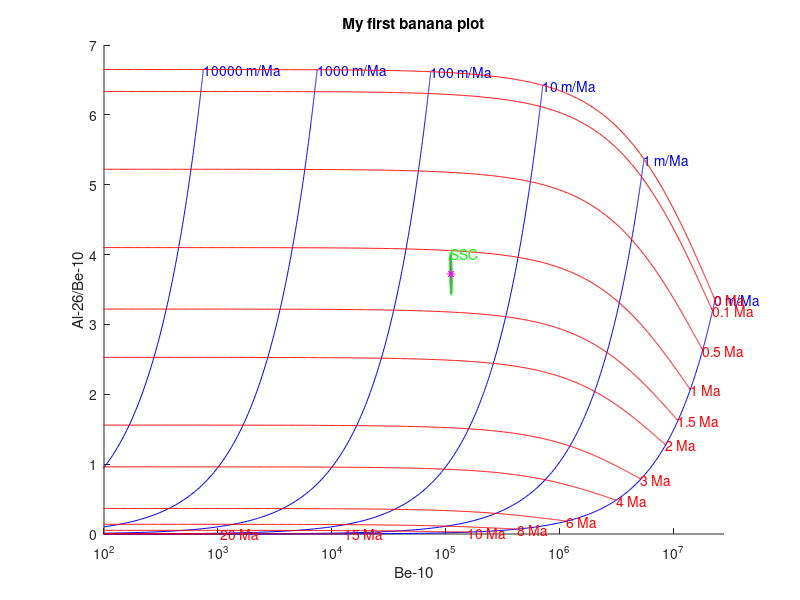

Reproduce this figure in MATLAB.
%% BANANA
% Self-contained script to plot the concentrations of 2 cosmonuclides in a banana-plot
% It also calculates the erosion rates and burial ages corresponding to the sample concentrations
% Angel Rodes, SUERC, 2022

%% Clear everything
clear % remove variables stored in memory
clc % clear the command window
close all hidden % remove previous plots

%%%%%%%%%%%%%%%%%%%%%%%%%%%%%%%%%%%%%%%%%%%%%%%%%%%%%%%%%%%%%%%%%%%%%%%%%%%%

%% Input data
% We need the folllgoing inputs: concentrations, decay constants, attenuation lengths, and basin production rates (for spallation and muons)

% As an example, we will use the sample from Shanshu Cave (SSC) from Liu et al. (2022) [https://doi.org/10.1016/j.quageo.2021.101237]
% The CRONUS input corresponding to this sample is:

% SSC	27.0845	105.1631	1800	std	0	2.6	1	0	2019;
% SSC	Be-10	quartz	111756	3409	NIST_27900;
% SSC	Al-26	quartz	416017	31939	Z92-0222;


% We will need the concentrations and uncertainties:
C10=111756; % atoms/g
dC10=3409; % atoms/g
C26=416017; % atoms/g
dC26=31939; % atoms/g
% the sample name:
sample_name='SSC';
% and the density of the rock at the source area:
density=2.6; % g/cm^3 (or kg per litre)

% As described in the old-CRONUS v.3 page [https://hess.ess.washington.edu/math/docs/v3/v3_input_explained.html]

% We can input the data in the old-CRONUS v.3 erosion rate calculator [https://hess.ess.washington.edu/math/v3/v3_erosion_in.html]
% Remember to remove theinitial comment symbol (%) first!
% These are the apparent erosion rates that we get for the LSDn scaling:

% Sample name	Nuclide	Erosion rate (m/Myr)	Internal uncert (m/Myr)	External uncert (m/Myr)
% SSC 	Be-10 (qtz)	65 	1.99 	4.34
% SSC 	Al-26 (qtz)	116 	8.98 	13.5

% We cal use these data to calculate the long-term average-prodution-rates using the "Average cosmogenic production rate calculator":
% https://github.com/angelrodes/average_cosmogenic_production_rate_calculator/blob/main/Average_cosmo_prodution.xlsx?raw=true

% And we get:
% * Attenuation lengths for Spallation, Fast muons 1, Fast muons 2, and Negative muons
L=[160 850 5000 500]'; % g/cm^2
% * Be-10 prodution rates for Spallation, Fast muons 1, Fast muons 2, and Negative muons
P10=[11.55428 0.02308 0.00769 0.06518]'; % atoms/g/year at the source area
% * Al-26 prodution rates for Spallation, Fast muons 1, Fast muons 2, and Negative muons
P26=[75.9237 0.1543 0.0514 0.7175]'; % atoms/g/year at the source area
% note that we add an apostrophe after the array to convert it into a column
% * Be-10 decay constant (lambda)
l10=4.9975E-07; % years^-1
% * Al-26 decay constant (lambda)
l26=9.8319E-07; % years^-1

%%%%%%%%%%%%%%%%%%%%%%%%%%%%%%%%%%%%%%%%%%%%%%%%%%%%%%%%%%%%%%%%%%%%%%%%%%%%

%% Now we need to define our model
% The erosion-burial model was described by Lal (1991): figure 6
% [https://doi.org/10.1016/0012-821X(91)90220-C]
% Here, we will express the equations as shown in Rodes et al. (2014): equations 4 and 5
% [https://doi.org/10.1016/j.quageo.2013.10.002]
Model=...
   @(Prodution_rates,Attenuation_lengths,decay_constant,erosion,time)...
   sum(...
   (Prodution_rates./(erosion.*density./Attenuation_lengths+decay_constant)).*exp(-time*decay_constant)...
   ,1);
% note that we use .* and ./  instead of * and / to allow using lost of erosion and times as horizontal arrays.
% also note that we sum in the direction "1" to sum the nuclides produced by all the production mechanism (columns) that are described in the different lines

% Simplify for Be-10 and Al-26
Model10 = @(erosion,time) Model(P10,L,l10,erosion,time);
Model26 = @(erosion,time) Model(P26,L,l26,erosion,time);
% also simplify for ratio
Model_ratio = @(erosion,time) Model(P26,L,l26,erosion,time)./Model(P10,L,l10,erosion,time);

%%%%%%%%%%%%%%%%%%%%%%%%%%%%%%%%%%%%%%%%%%%%%%%%%%%%%%%%%%%%%%%%%%%%%%%%%%%%

%% Plot our banana
% define what values we want to plot:
erosion_array=[0 1 10 100 1000 10000]/1E4; % cm/year (m/Ma divided by 1E4)
time_array=[0 0.1 0.5 1 1.5 2 3 4 6 8 10 15 20]*1E6; % years (Ma multiplied by 1E6)

% define the points for each line:
points_per_line=1000;
many_erosions=[0,logspace(-2,6,points_per_line-1)]/1E4; % cm/year (m/Ma divided by 1E4)
many_times=[0, logspace(0,8,points_per_line-1)]; % years

% Start figure
figure
hold on

% Write labels and title
xlabel('Be-10')
ylabel('Al-26/Be-10')
title('My first banana plot')

% plot erosion rates
for er=erosion_array
  x=Model10(er,many_times);
  y=Model_ratio(er,many_times);
  plot(x,y,'-b') % plot blue line
  text(x(1),y(1),[num2str(er*1e4) ' m/Ma'],'Color','b') % plot blue text
end

% plot times
for t=time_array
  x=Model10(many_erosions,t);
  y=Model_ratio(many_erosions,t);
  plot(x,y,'-r') % plot red line
  text(x(1),y(1),[num2str(t/1e6) ' Ma'],'Color','r') % plot red text
end


% Set logarithmic X axis
set(gca, 'XScale', 'log')
% You might do the dame with YScale

% Set nice limits
xlim([ 100 Model10(0,0)*1.2]) % between 100 atoms/g and 20% more than saturation
% you can comment the line to see what happens when you do not set limits

% There are other options to beautify the figure:
% box on
% grid on
% You can also play with colors in the plot and text functions.
% You can play with 'LineWidth' in the plot function too.

%% Plot the sample
% This is the traditional (ugly) way:
plot(C10,C26/C10,'.k') % center of the sample (k is for black)
plot([C10-dC10 , C10+dC10] , [C26/C10 , C26/C10],'-k') % horizontal uncertainty
plot([C10 , C10] , [(C26-dC26)/C10 , (C26+dC26)/C10],'-k') % vertical uncertainty

% I prefer this code, that represents the one-sigma-uncertainty-space with an ellipse
theta=linspace(0,2*pi,100); % use 100 points for the ellipse
x =  C10+dC10*sin(theta);
y = (C26+dC26*cos(theta)) ./ (C10+dC10*sin(theta));
plot(x,y,'-g') % green ellipse
text(x(1),y(1),sample_name,'Color','g') % green text
% maths behind this:
% all the points in the elliplse has chisq=1 because
% chisq = ((Model10-C10)/dC10)^2 + ((Model26-C26)/dC26)^2 = sin(theta)^2 + cos(theta)^2 = 1
% for any theta

%%%%%%%%%%%%%%%%%%%%%%%%%%%%%%%%%%%%%%%%%%%%%%%%%%%%%%%%%%%%%%%%%%%%%%%%%%%%

%% Solving the erosion rate and burial time of the sample
% we want to solve er and t in the following equations:
% C10 = Model10(er,t)
% C26 = Model26(er,t)
% unfortunately, these equations have no symbolic solution.
% However, there are muliple ways of solving the problem. Here we will use an iterative method for the central porint (C10, C26/C10):

% our objective is guetting the er and t values that yield models that correposnd to our concentrations
% therefore, our objectives are the sample conventrations:
Obj_10=C10;
Obj_26=C26;
% and their uncertainties
dObj_10=dC10;
dObj_26=dC26;

% start with a guess
guess_t=0; % start with no burial
guess_er=interp1(Model10(many_erosions,guess_t),many_erosions,Obj_10); % find the corresponding eosion
chisq= ((Obj_10-Model10(guess_er,guess_t))/dObj_10)^2 + ((Obj_26-Model26(guess_er,guess_t))/dObj_26)^2; % calculate how close we are to  C10 and C26

% start iterating
iteration_number=0;
while chisq>2e-4 % try to achieve a solution very close to C10 and C26
  iteration_number=iteration_number+1; % this is just a counter
  guess_t=interp1(Model_ratio(guess_er,many_times),many_times,Obj_26/Obj_10); % find the corresponding burial age using the ratio
  guess_er=interp1(Model10(many_erosions,guess_t),many_erosions,Obj_10); % find the corresponding eosion
  chisq= ((Obj_10-Model10(guess_er,guess_t))/dObj_10)^2 + ((C26-Model26(guess_er,guess_t))/dObj_26)^2; % calculate how close we are to  C10 and C26
  disp([ 'Iteration ' num2str(iteration_number) ': Chi-sq = ' num2str(chisq)]) % show some information
end

% display our guesses:
disp('Final guesses:')
disp([ 'Burial age = ' num2str(guess_t/1e6) ' Ma'])
disp([ 'erosion rate = ' num2str(guess_er*1e4) ' m/Ma'])

% plot guess results
plot(Model10(guess_er,guess_t),Model_ratio(guess_er,guess_t),'*m') % magenta star

% We also want to get the results correponding to all the points in the ellipse, 
% or at least the results corresponding to the limits of  C10 +/- dC10 and C26 +/- dC26.
% To get those results, you will need to put the "solver" above in a loop for all the objectives we want to fit.

% If we have samples that plot in the forbidden area you might want to:
% - Include negative ages in the variable many_timnes.
% - Modify INTERP1 function to allow extrapolations.
% - Include a BREAK in the iteration loop if iteration_number gets very big or if results make no sense.

%%%%%%%%%%%%%%%%%%%%%%%%%%%%%%%%%%%%%%%%%%%%%%%%%%%%%%%%%%%%%%%%%%%%%%%%%%%%

%% Further exercises you might want to try are:
%    - Change the isotopes. E.g. change Be-10 and Al-26 by Ne-21 and Be-10. To recycle this code with "stable" isotopes, you can assign them a ridiculously slow decay constant (eg. 1E-36, see https://angelrodes.wordpress.com/2022/01/25/are-he-3-and-ne-21-stable-isotopes/).
%    - Represent everything scaled to the production rate ratios sum(P10) and sum(P26). This is useful if you want to represent several samples (with different basin production rates) in the same banana.
%    - Modify the model to plot "pot-bellied bananas" that include the effect of muon-produced cosmuniclides while the sample is buried. (e.g., Hidy et al., 2013; figure 4; https://doi.org/10.1016/j.quascirev.2012.11.009